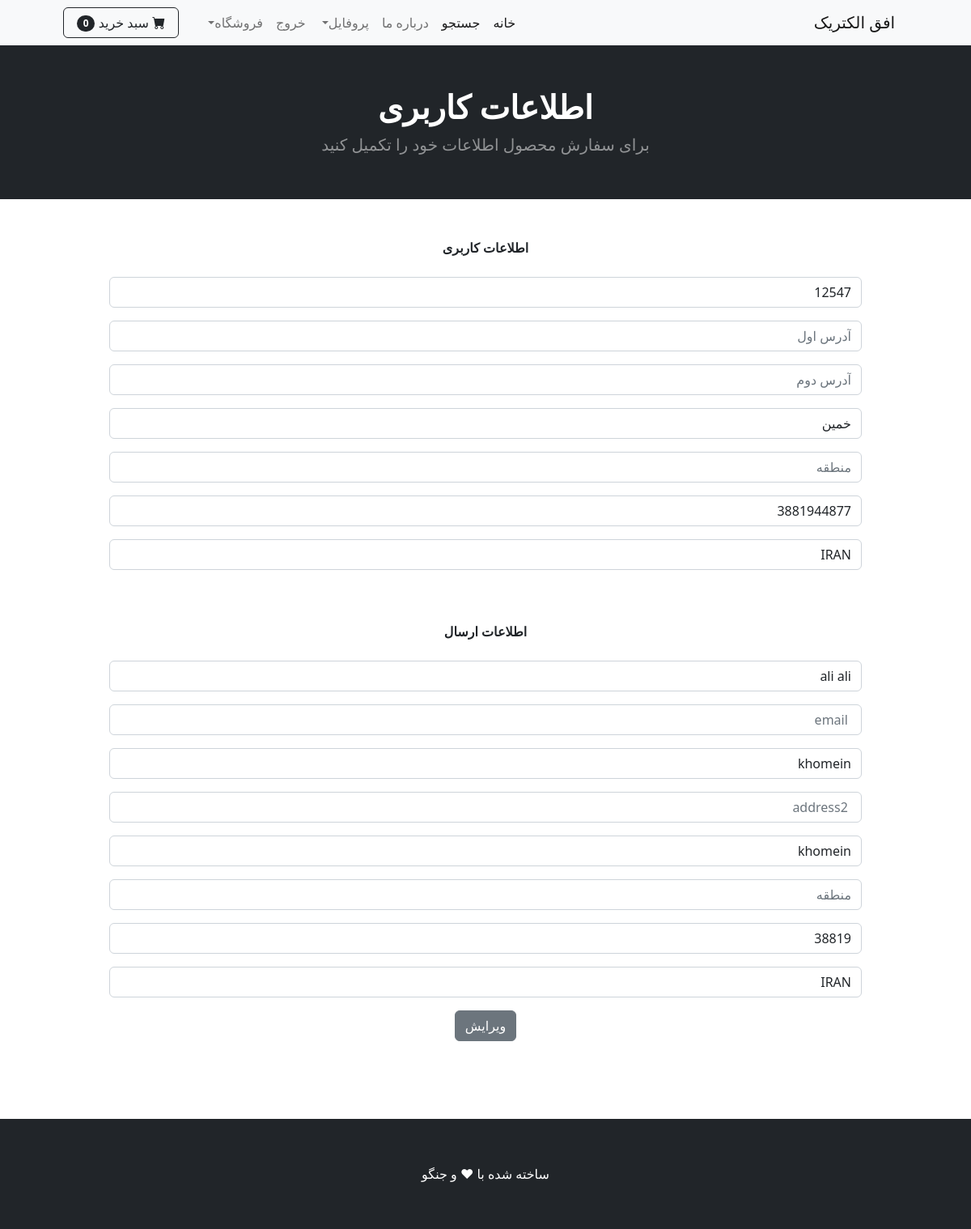
The page /update_info/ (signed in) on the database its author committed.
### shop/models.py (models this page shows, shortened)
class Profile(models.Model):
      user = models.OneToOneField(User, on_delete=models.CASCADE)
      date_modified = models.DateTimeField(User, auto_now=True)
      phone = models.CharField(max_length=20, blank=True)
      address1 = models.CharField(max_length=250, blank=True)
      address2 = models.CharField(max_length=250, blank=True)
      city = models.CharField(max_length=25, blank=True)
      state =models.CharField(max_length=25, blank=True)
      zipcode = models.CharField(max_length=25, blank=True)
      country =models.CharField(max_length=25, default='IRAN')
      old_cart = models.CharField(max_length=200 , blank=True , null=True)

### payment/models.py (models this page shows, shortened)
class ShippingAddress(models.Model):
    user = models.ForeignKey(User, on_delete = models.CASCADE, null=True, blank=True)
    shipping_full_name = models.CharField(max_length = 250)
    shipping_email = models.CharField(max_length = 300 , null=True)
    shipping_address1 = models.CharField(max_length=250, blank=True)
    shipping_address2 = models.CharField(max_length=250, blank=True, null=True)
    shipping_city = models.CharField(max_length=25, blank=True)
    shipping_state =models.CharField(max_length=25, blank=True,null=True)
    shipping_zipcode = models.CharField(max_length=25, blank=True, null=True)
    shipping_country =models.CharField(max_length=25, default='IRAN')
    class Meta:
        verbose_name_plural= 'Shipping Address'
    def create_shipping_user(sender, instance , created, **kwargs):
      if created:
            user_shipping = ShippingAddress(user=instance)
            user_shipping.save()
    post_save.connect(create_shipping_user , sender=User)

### shop/views.py (the view)
# urls.py: path( 'update_info/' , views.update_info , name="update_info"),
def update_info(request):
    if request.user.is_authenticated:
        current_user=Profile.objects.get(user__id=request.user.id)
        shipping_user = ShippingAddress.objects.get(user__id = request.user.id)
        form=UpdateUserInfo(request.POST or None,instance = current_user)
        shipping_form = ShippingForm(request.POST or None,instance =shipping_user )
        if form.is_valid() or shipping_form.is_valid():
            form.save()
            shipping_form.save()
            messages.success(request,'اطلاعات کاربری شما ویرایش شد')
            return redirect('home')
        return render(request, 'update_info.html' , {'form':form, 'shipping_form':shipping_form})
    else:
        messages.success(request, 'ابتدا باید وارد شوید')
        return redirect('home')

### cart/cart.py (called while the page is built)
    def __len__(self):
        return len(self.cart)

### cart/context_processors.py (called while the page is built)
def cart(request):
    return {'cart':Cart(request)}

### shop/templates/update_info.html (shortened to what this page needs)
{% extends "base.html" %}
{% block content %}
<header class="bg-dark py-1">
    <div class="container px-4 px-lg-5 my-5">
        <div class="text-center text-white">
            <h1 class="display-7 fw-bolder">  اطلاعات کاربری</h1>
            <p class="lead fw-normal text-white-50 mb-0">برای سفارش محصول اطلاعات خود را تکمیل کنید</p>
        </div>
    </div>
</header>
<br><br>
<div class="container">
    <div class="row">
        <center>
            <div class="col-10">
                <strong> اطلاعات کاربری</strong>
                <br><br>
                <form method="POST" action="{% url 'update_info' %}">
                        {{ form.as_p }}
                        <br><br>
                        <strong> اطلاعات ارسال</strong>
                        <br><br>
                        {{ shipping_form.as_p }}
                    <button type="submit" class="btn btn-secondary"> ویرایش</button>
                  </form>
                  <br>
                  <br><br><br>
            </div>
        </center>
    </div>
</div>
{% endblock %}

### rows shown on the page
Profile: phone "12547", city "خمین", zipcode "3881944877", country "IRAN"
ShippingAddress: shipping_full_name "ali ali", shipping_address1 "khomein", shipping_city "khomein", shipping_zipcode "38819", shipping_country "IRAN"

### other values the page prints
{{ cart|length }} "0"
